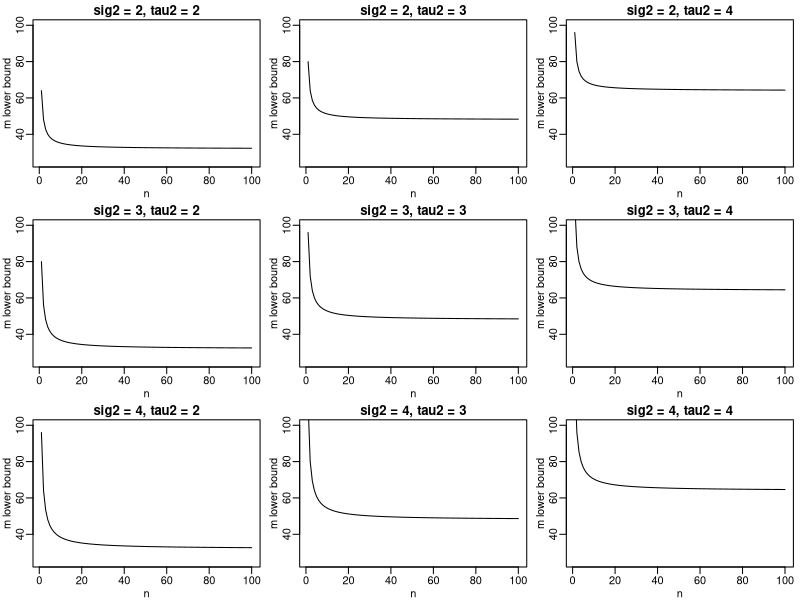

R code for this plot: (Note: this script raises an error after producing the figure.)
## ---- chunk 1
knitr::opts_chunk$set(echo = TRUE)
## ---- chunk 2
lb = function(n, sig2, tau2){
  16*(sig2/n + tau2)
}
n = 1:1e2
params = list(
  c(2,2),
  c(2,3),
  c(2,4),
  c(3,2), 
  c(3,3),
  c(3,4),
  c(4,2), 
  c(4,3),
  c(4,4)
)
opars = par(no.readonly = T)
par(mfrow=c(3,3))
par(mar=c(2.5, 2.5, 1.5, 0.5), mgp=c(1.5,0.5,0), oma = c(0,0,0,0))
for(i in seq_along(params)){
  param = params[[i]]
  plot(n, lb(n, param[1], param[2]), type="l", ylim = c(25,100),
       xlab = "n", ylab = "m lower bound",
       main = paste0("sig2 = ", param[1], ", tau2 = ",param[2]))
}
par(opars)
## ---- chunk 3
nels_math_ses = dget("https://www2.stat.duke.edu/~pdh10/Teaching/610/Homework/nels_math_ses")
head(nels_math_ses)
## ---- chunk 4
# grand mean
ybar = mean(nels_math_ses$mathscore)
ybar
# variance of the group means around the grand mean
ybars = aggregate(mathscore ~ as.factor(school), data = nels_math_ses, mean)[,2]
var(ybars) # wrong
sum((ybars - ybar)^2 / (length(ybars)-1)) # correct
## ---- chunk 5
gdotplot<-function(y,g,xlab="group",ylab="response",mcol="blue",
                   ocol="lightblue",sortgroups=TRUE,...)
{
  m<-length(unique(g)) 
  rg<-rank( tapply(y,g,mean),ties.method="first")  
  if(sortgroups==FALSE){ rg<-1:m ; names(rg)<-unique(g)} 
  plot(c(1,m),range(y),type="n",xlab=xlab,ylab=ylab)

  for(j in unique(g))
  {
    yj<-y[g==j]
    rj<-rg[ match(as.character(j),names(rg)) ]
    nj<-length(yj)
    segments(rj ,max(yj),rj,min(yj),col="gray")
    points( rep(rj,nj), yj,col=ocol, ...)
    points(rj,mean(yj),pch=16,cex=1.5,col=mcol)
  }
}

par(mar=c(3,3,1,1), mgp=c(1.75,.75,0)) 
gdotplot(nels_math_ses$mathscore,
         nels_math_ses$school,
         xlab="school", ylab="mathscore")
## ---- chunk 6
mod = lm(mathscore ~ as.factor(school), data = nels_math_ses)
anova(mod)
## ---- chunk 7
qqnorm(resid(mod))
qqline(resid(mod), col="red")
## ---- chunk 8
gdotplot<-function(y,g,xlab="group",ylab="response",mcol="blue",
                   ocol="lightblue",sortgroups=TRUE,...)
{
  m<-length(unique(g)) 
  rg<-rank( tapply(y,g,mean),ties.method="first")  
  if(sortgroups==FALSE){ rg<-1:m ; names(rg)<-unique(g)} 
  mod = lm(y~g)
  sig2 = (summary(mod)$sigma)^2
  ylims = c(range(predict(mod))[1] - 1*sqrt(sig2),
            range(predict(mod))[2] + 1*sqrt(sig2))
  plot(c(1,m),ylims,type="n",xlab=xlab,ylab=ylab)
  
  for(j in unique(g))
  {
    yj<-y[g==j]
    rj<-rg[ match(as.character(j),names(rg)) ]
    nj<-length(yj)
    yjmean = mean(yj)
    ci = qt(1- 0.05/2, length(y) - m) / sqrt(nj / sig2)
    segments(rj, yjmean + ci,
             rj, yjmean - ci,
             col="gray")
    points(rj,mean(yj),pch=16,cex=.5,col=mcol)
    if(rj == min(rg)) 
      cat(paste0("lowest CI (", 
                 signif(yjmean - ci,5), ", ", signif(yjmean + ci,5), 
                 "), nj = ", nj, ", width = ", signif(2*ci,3), "\n"))
    if(rj == max(rg)) 
      cat(paste0("highest CI (", 
                 signif(yjmean - ci,5), ", ", signif(yjmean + ci,5), 
                 "), nj = ", nj, ", width = ", signif(2*ci,3), "\n"))
  }
}

par(mar=c(3,3,1,1), mgp=c(1.75,.75,0)) 
gdotplot(nels_math_ses$mathscore,
         as.factor(nels_math_ses$school),
         xlab="school", ylab="mathscore")
## ---- chunk 9
# standardize variables to put on the same scale
nels_math_ses.std = scale(nels_math_ses)
mathscore = aggregate(mathscore ~ as.factor(school), data = nels_math_ses.std, mean)[,2]
mathdeg = aggregate(mathdeg ~ as.factor(school), data = nels_math_ses.std, mean)[,2]
ses = aggregate(ses ~ as.factor(school), data = nels_math_ses.std, mean)[,2]
par(mfrow=c(1,2))
plot(mathdeg, mathscore, xlab = "std mathdeg", ylab = "std mathscore")
abline(reg = lm(mathscore ~ mathdeg), col="red")
plot(ses, mathscore, xlab = "std ses", ylab = "std mathscore")
abline(reg = lm(mathscore ~ ses), col="red")
